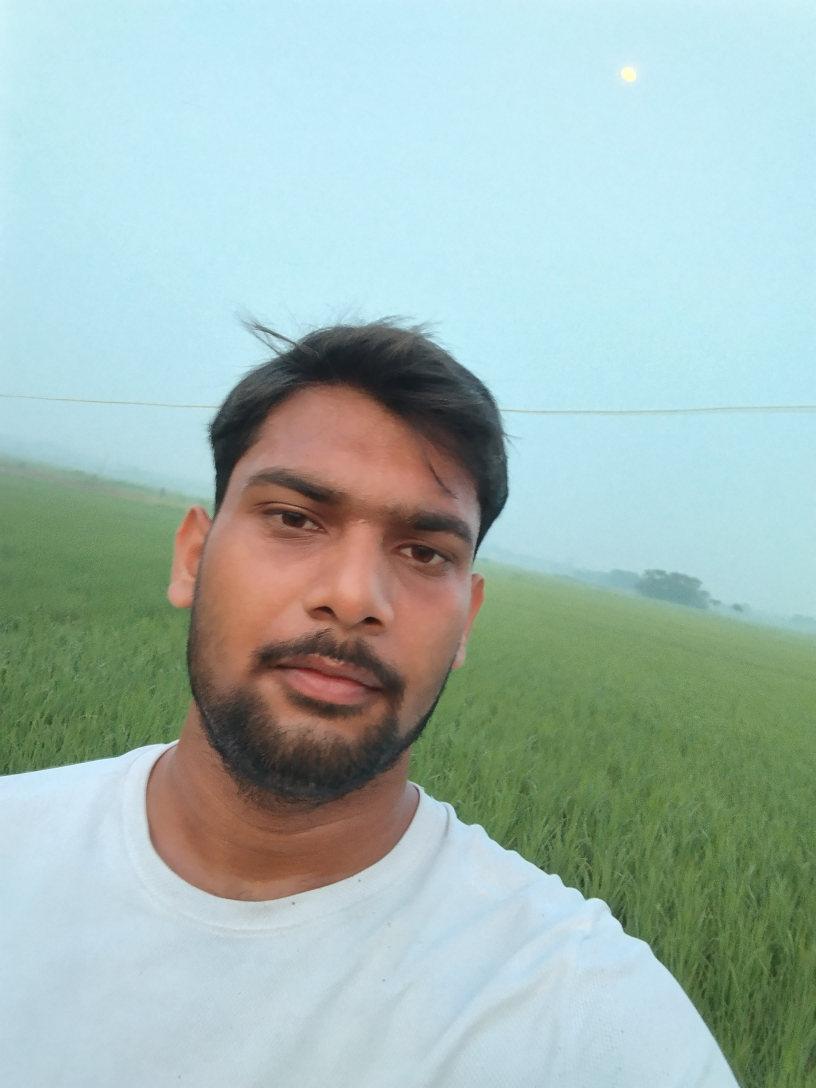
#> input picture OpenCV/12239.jpg, 2448 x 3264 px, found by its file name (shown at 1/3 size)
$ python opencvimage.py
#> lines starting #> are read from the running program, lines starting #| are printed output that depends on the picture; after the words box and inside, x2 and y2 are one past the last pixel; in counts of white or black regions, pixels touching at a corner belong together
import cv2
import numpy as np

# Read image
img = cv2.imread("/Users/shyamalkar/Desktop/Python_project/OpenCVPracticals-Shyamal/12239.jpg")
#> img is the input picture: shape (3264, 2448, 3); mean B, G, R 179.1, 184.9, 162

# Display original image
cv2.imshow("Original", img)

# Save image
cv2.imwrite("saved_image.jpg", img)

# Resize
resize = cv2.resize(img, (500, 400))
cv2.imshow("Resized", resize)

# Flip
horizontal = cv2.flip(img, 1)
vertical = cv2.flip(img, 0)
both = cv2.flip(img, -1)

cv2.imshow("Horizontal Flip", horizontal)
cv2.imshow("Vertical Flip", vertical)
cv2.imshow("Both Flip", both)

# Draw line
line = img.copy()
cv2.line(line, (50, 50), (400, 50), (255, 0, 0), 3)

# Draw polygon
points = np.array([[100, 100], [200, 50], [300, 100], [200, 200]])
cv2.polylines(line, [points], True, (0, 255, 0), 3)

# Add text
cv2.putText(line, "OpenCV", (100, 300),
            cv2.FONT_HERSHEY_SIMPLEX, 1, (0, 0, 255), 2)

cv2.imshow("Shapes and Text", line)

# Translation using warpAffine
M = np.float32([[1, 0, 100], [0, 1, 50]])
translated = cv2.warpAffine(img, M, (img.shape[1], img.shape[0]))

cv2.imshow("Translated", translated)

# Rotation
center = (img.shape[1] // 2, img.shape[0] // 2)
#> center = (1224, 1632)
M = cv2.getRotationMatrix2D(center, 45, 1)
rotated = cv2.warpAffine(img, M, (img.shape[1], img.shape[0]))
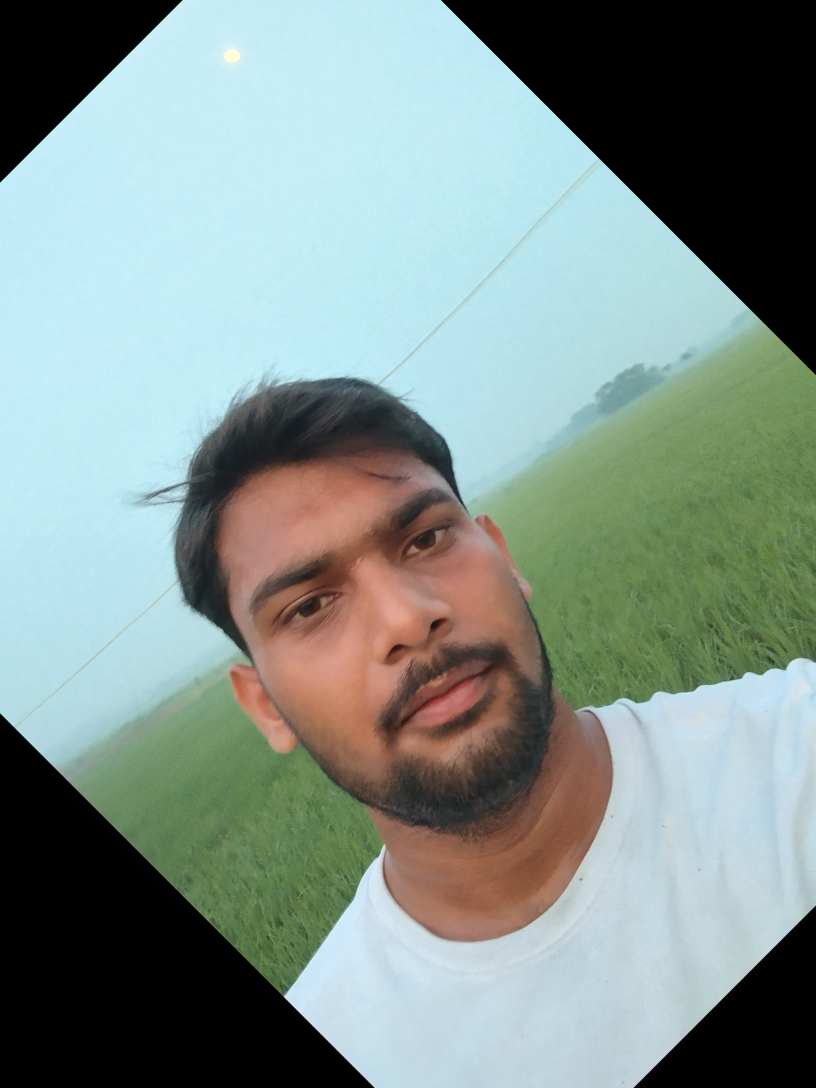
#> rotated: shape (3264, 2448, 3) (shown at 1/3 size); mean B, G, R 140.7, 145.8, 129.4

cv2.imshow("Rotated", rotated)

# Convert to grayscale
gray = cv2.cvtColor(img, cv2.COLOR_BGR2GRAY)
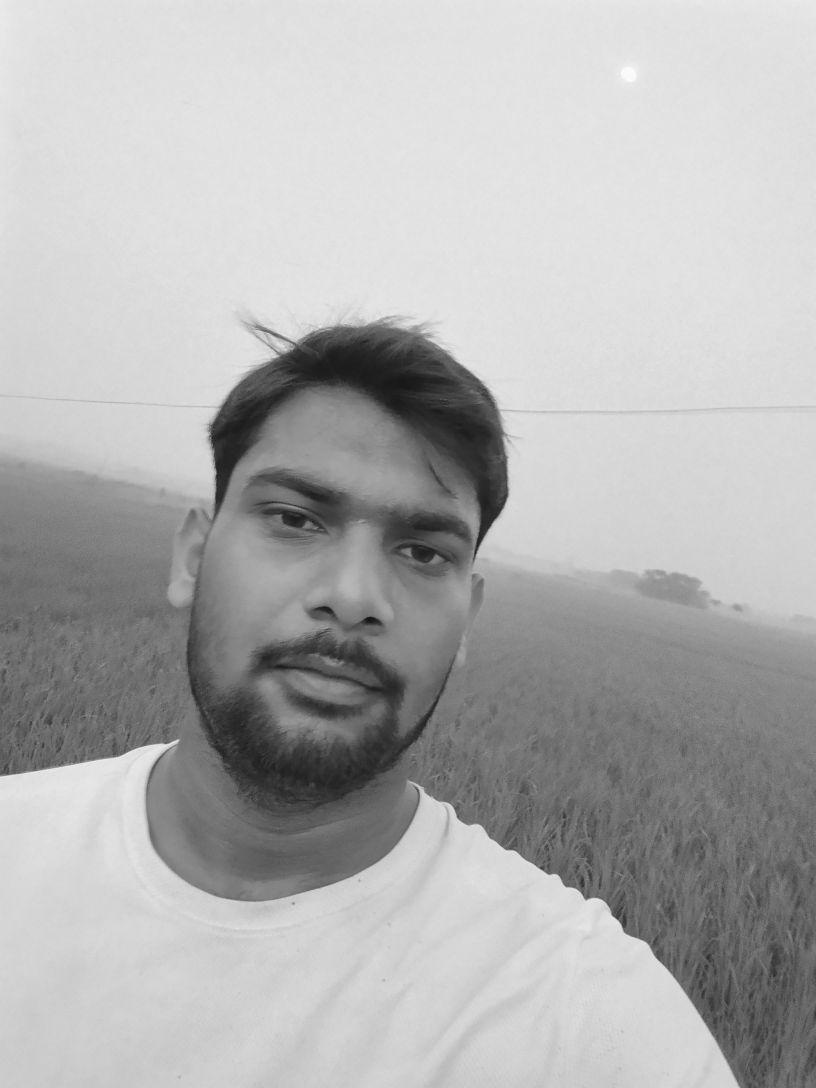
#> gray: shape (3264, 2448) (shown at 1/3 size); min 14, max 254, mean 177.4

# Binary threshold
_, threshold = cv2.threshold(gray, 127, 255, cv2.THRESH_BINARY)
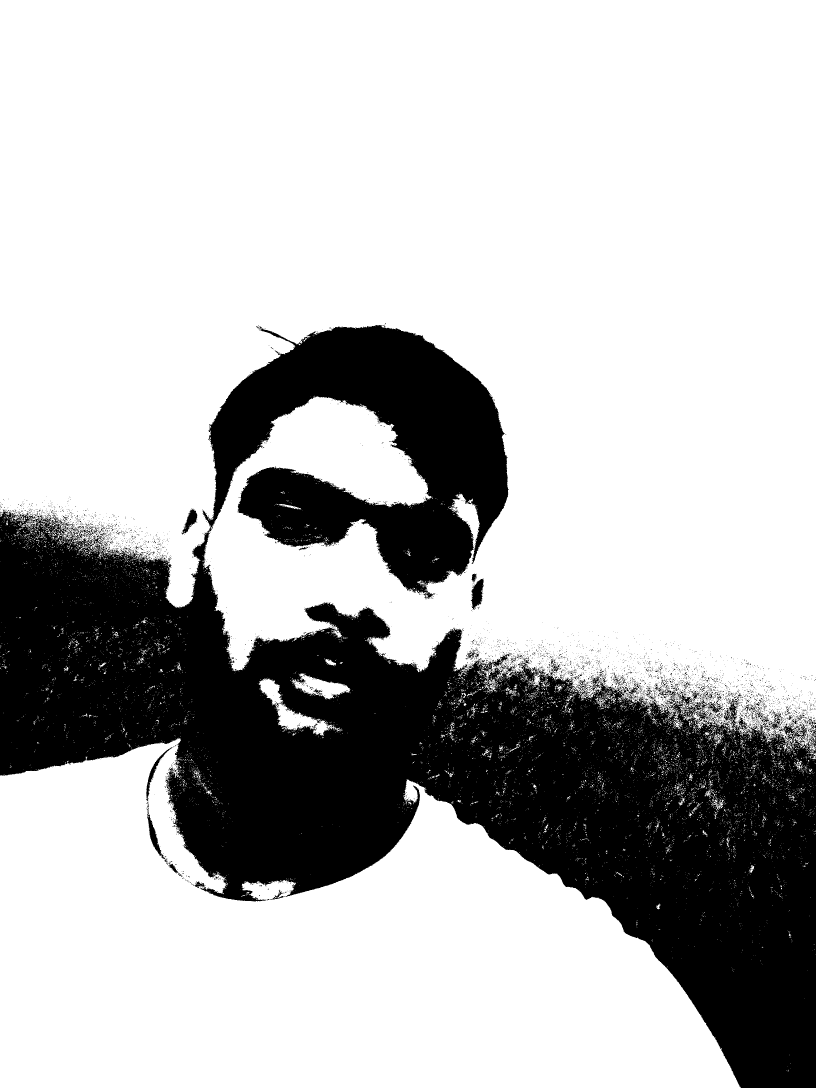
#> threshold: shape (3264, 2448) (shown at 1/3 size); 73.5% white; 4959 black regions (4774 under 20 px), largest, box (x1, y1, x2, y2) and area: (0, 975, 2448, 3264) 2086841, (1412, 1736, 1452, 1829) 2154, (441, 2442, 501, 2588) 1794
cv2.imshow("Threshold", threshold)

# Gaussian Blur
gaussian = cv2.GaussianBlur(img, (5, 5), 0)
cv2.imshow("Gaussian Blur", gaussian)

# Median Blur
median = cv2.medianBlur(img, 5)
cv2.imshow("Median Blur", median)

# Tophat
kernel = np.ones((5, 5), np.uint8)
tophat = cv2.morphologyEx(img, cv2.MORPH_TOPHAT, kernel)
cv2.imshow("Tophat", tophat)

# Blackhat
blackhat = cv2.morphologyEx(img, cv2.MORPH_BLACKHAT, kernel)
cv2.imshow("Blackhat", blackhat)

# Canny Edge Detection
edges = cv2.Canny(gray, 100, 200)
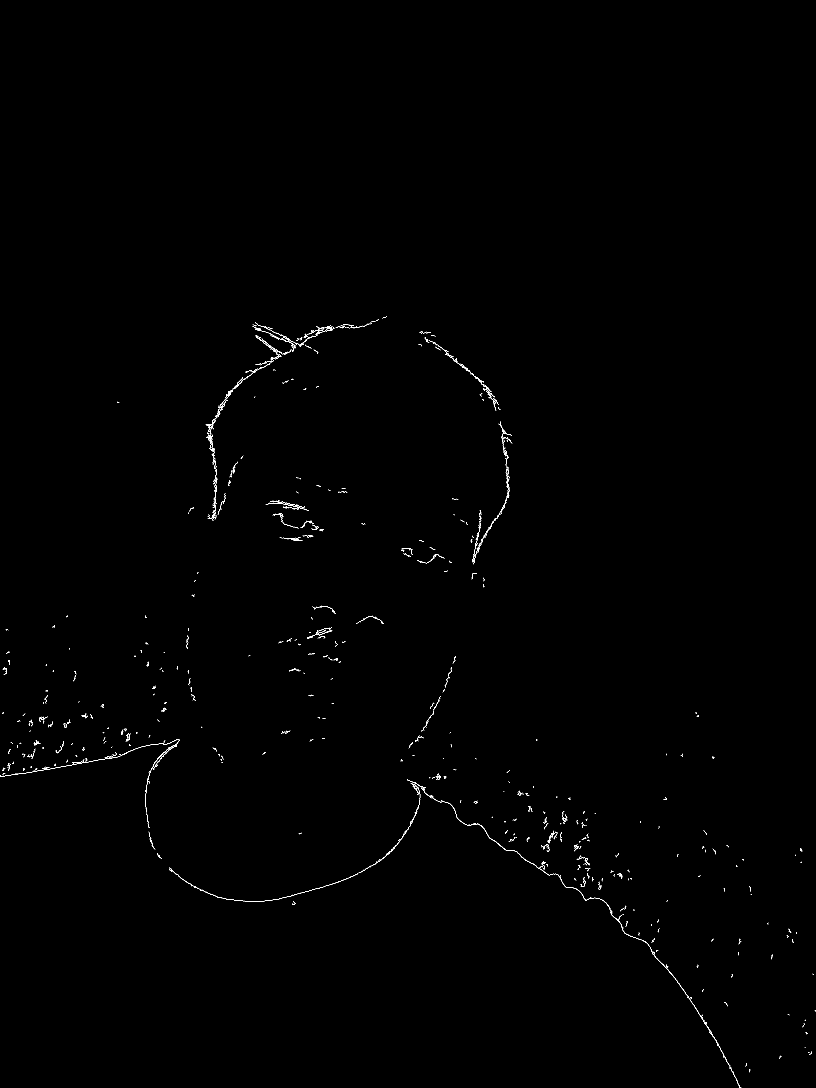
#> edges: shape (3264, 2448) (shown at 1/3 size); 0.23% white in thin lines or dots, all inside (x1, y1, x2, y2) = (0, 949, 2448, 3264)
cv2.imshow("Canny Edges", edges)

# Save some outputs
cv2.imwrite("resized.jpg", resize)
cv2.imwrite("rotated.jpg", rotated)
cv2.imwrite("edges.jpg", edges)

cv2.waitKey(0)
cv2.destroyAllWindows()
